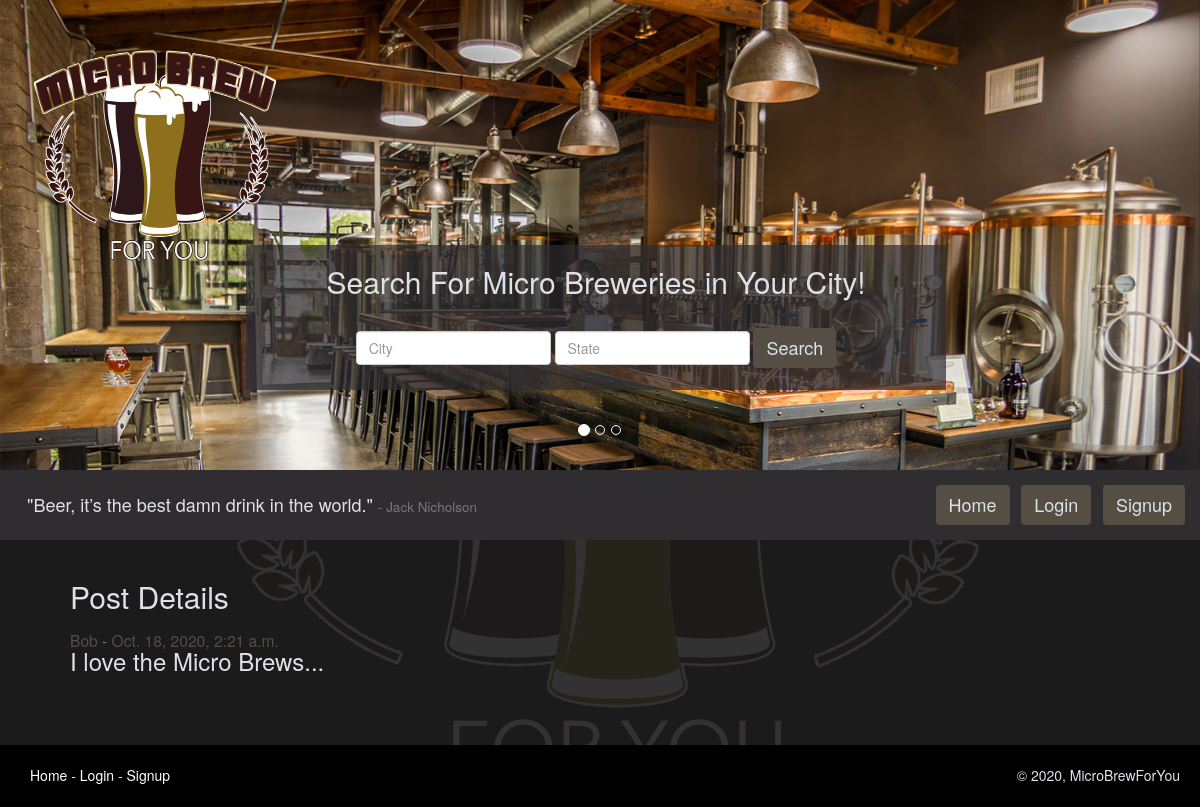
/post/5/, run on the app's committed database.
### microbrewforyou_app/models.py (models this page shows, shortened)
class Posts(models.Model):
    author = models.ForeignKey(
        CustomUser, on_delete=models.CASCADE, related_name='author')
    body = models.TextField(max_length=280)
    postTime = models.DateTimeField(default=timezone.now)
    lastUpdated = models.DateField(auto_now=True)

class CustomUser(AbstractUser):
    bio = models.CharField(max_length=280, default='')
    user_image = models.ImageField(
        upload_to='images/', blank=True)
    users_following = models.ManyToManyField(
        "self", symmetrical=False, related_name='CustomUser')
    fav_breweries = models.ManyToManyField(
        "Breweries", symmetrical=False,
        related_name='fav_breweries', blank=True)
    fav_brewtypes = models.ManyToManyField(
        "BrewTypes", symmetrical=False,
        related_name='fav_brewtypes', blank=True)
    address = models.CharField(max_length=280)
    city = models.CharField(max_length=50)
    state = models.CharField(max_length=50)
    user_since = models.DateTimeField(default=timezone.now)
    REQUIRED_FIELDS = ['first_name', 'bio', 'address', 'city', 'state']
    def __str__(self):
        return self.username

### microbrewforyou_app/views.py (the view)
# urls.py: path('post/<int:post_id>/', post_detail_view, name="postview"),
def post_detail_view(request, post_id):
    my_post = Posts.objects.filter(id=post_id).first()
    words_quote = "Beer, it’s the best damn drink in the world."
    words_author = "Jack Nicholson"
    return render(
        request, "post_detail.html",
        {"post": my_post,
         'words_author': words_author, "words_quote": words_quote}
    )

### templates/post_detail.html (shortened to what this page needs)
{% extends 'base.html' %}
{% block content %}
  <br />
  {% if not post %}
    <h1>The post you are looking for does not exist here.</h1>
  {% else %}
    <h2>Post Details</h2>
    <h3>
      <span class="small">
        <a class="custom_link" href="{% url 'userview' user_id=post.author.id %}">
          {{ post.author}}
        </a>
        -
        <a class="custom_link" href="{% url 'postview' post_id=post.id %}">
          {{post.postTime}}
        </a>
      </span>
      <br />
      {{ post.body }}
    </h3>
    <br />
  {% endif %}
  <br />
  <br />
{% endblock %}

### static/css/main.css (style rules this page uses)
body#custom_body { background-color: #1b1b1b; color: #e0e1e5; }
a.custom_link { color: #554e45; }

### data on the page
Posts: author "Bob", postTime "Oct. 18, 2020, 2:21 a.m.", body "I love the Micro Brews..."

### other printed values
{{ words_quote }} "Beer, it’s the best damn drink in the world."
{{ words_author }} "Jack Nicholson"
